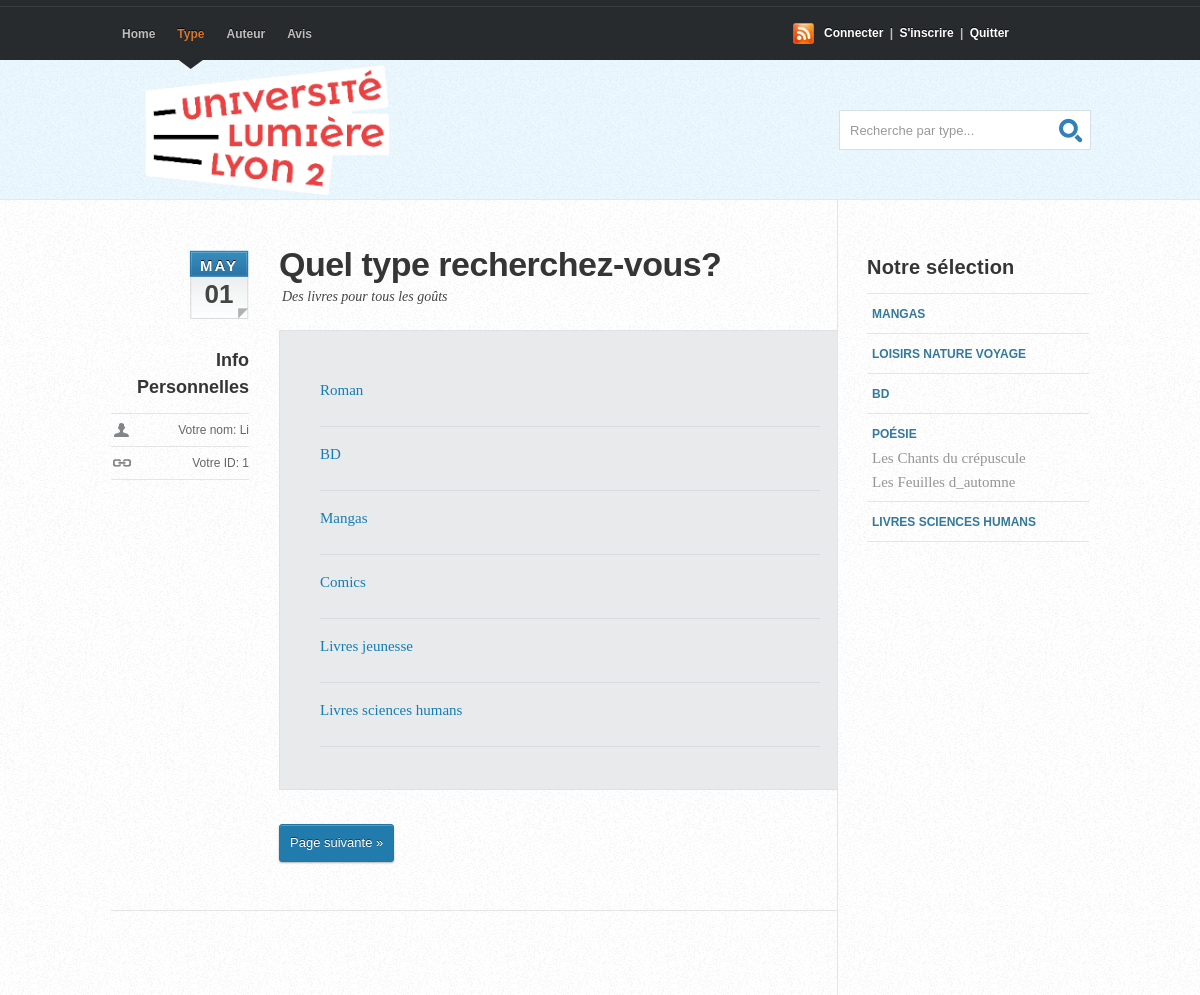
/pages/type1.php (signed in), run on the app's committed database.
### tables this page shows
CREATE TABLE `Type` (
  `IdType` int(11) NOT NULL,
  `nomType` varchar(50) NOT NULL
);

CREATE TABLE `Livre` (
  `IdLivre` int(11) NOT NULL,
  `titreLivre` varchar(100) NOT NULL,
  `anneePubli` int(11) NOT NULL,
  `IdType` int(11) NOT NULL,
  `IdAuteur` int(11) NOT NULL
);

### pages/type1.php (the view, shortened to what this page needs)
<!DOCTYPE html>
 <html>
<head>
    <link rel="stylesheet" type="text/css" media="screen" href="CoolBlue11/css/coolblue.css" />
</head>
<body id="top">
<div id="header-wrap"><header>
 	<hgroup>
	 	<h1><a href="index.php">Bienvenue!</a></h1>
    </hgroup>
    <nav>
		<ul>
			<li><a href="index.php">Home</a><span></span></li>
			<li id="current"><a href="type1.php">Type</a><span></span></li>
			<li><a href="auteur1.php">Auteur</a><span></span></li>
			<li><a href="avis1.php">Avis</a><span></span></li>
		</ul>
	</nav>
    <div class="subscribe">
	<a href="connexion1.php">Connecter</a> | <a href="inscrire1.php">S'inscrire</a> | <a href="deconnexion.php">Quitter</a>
    </div>
   <form id="quick-search" method="get" action="type_recherche.php">
      <fieldset class="search">
         <input class="tbox" id="qsearch" type="text" name="qsearch" value="Recherche par type..." title="Start typing and hit ENTER" />
         <button class="btn" title="Submit Search">Search</button>
      </fieldset>
   </form>
</header></div>
<div id="content-wrap">
    <div id="content" class="clearfix">
        <div id="main">
      	    <article class="post">
      		    <div class="primary">
                    <h2><a href="type1.html">Quel type recherchez-vous?</a></h2>
                    <p class="post-info"><span>Des livres pour tous les goûts</span></p>
					<form action="type2.php" method="GET">
					<?php
						if (isset($_SESSION['IdEtu']) && isset($_SESSION['nomEtu'])) {
						$conn = mysqli_connect("localhost", "root", "");
						mysqli_select_db($conn, "forum_db_yufei_sandra");
						$typesPerPage = 6;
						$reqTotalPage = "SELECT COUNT(*) AS totalType FROM Type;";
						$resTotalPage = mysqli_query($conn, $reqTotalPage);
						$rowTotalPage = mysqli_fetch_assoc($resTotalPage);
						$totalType = $rowTotalPage['totalType'];
						$totalPages = ceil($totalType / $typesPerPage);
						$page = isset($_GET['page']) ? intval($_GET['page']) : 1;
						$page = max(min($page, $totalPages), 1);
						$offset = ($page - 1) * $typesPerPage;
						$req = "SELECT *
								FROM Type LIMIT $typesPerPage OFFSET $offset;";
						$res = mysqli_query($conn, $req);
						while ($row = mysqli_fetch_array($res)) {
							$nomType = $row['nomType'];
							$IdType = $row['IdType'];
							echo '<div class="image-section">';
							echo '<p><a href="type2.php?IdType='.$IdType.'">'.$nomType.'</a></p>';
							echo '</div>';
						}
					}else{
						echo "Veuillez vous connecter pour voir les type.";
					 }
						?>
					</form>
					<?php
					if ($page < $totalPages) {
						echo '<p><a class="more" href="type1.php?page=' . ($page + 1) . '">Page suivante &raquo;</a></p>';
					}
					?>
                </div>
                <aside>
            	    <p class="dateinfo"><?php echo date('M')?><span><?php echo date('d')?></span></p>
					<div class="post-meta">
                  	    <h4>Info Personnelles</h4>
                     	<ul>
						 <?php
							if (isset($_SESSION['IdEtu']) && isset($_SESSION['nomEtu'])) {
								echo '<li class="user"><a href="#">Votre nom: '.$_SESSION['nomEtu'].'</a></li>';
								echo'<li class="permalink"><a href="#">Votre ID: '.$_SESSION['IdEtu'].'</a></li>';
							} else{
								echo" Vous n'êtes pas connecté ";
							}
                   		 ?>
                        </ul>
					</div>
                </aside>
		    </article>
        </div>
		<div id="sidebar">
		<div class="sidemenu">
		<h3>Notre sélection</h3>
		<ul>
			<?php
			if (isset($_SESSION['IdEtu']) && isset($_SESSION['nomEtu'])) {
			$conn = mysqli_connect("localhost", "root", "");
			mysqli_select_db($conn, "forum_db_yufei_sandra");
			$req = "SELECT IdType, nomType FROM Type ORDER BY RAND() LIMIT 5;";
			$res = mysqli_query($conn, $req);
			while ($row = mysqli_fetch_array($res)) {
				echo '<li><a href="type2.php?IdType=' . $row['IdType'] . '">' . $row['nomType'] . '</a>';
				$req1 = "SELECT IdType, titrelivre FROM Livre WHERE IdType =" . $row['IdType'] . " ORDER BY RAND() LIMIT 2;";
				$res1 = mysqli_query($conn, $req1);
				if($res1){
					while ($row1 = mysqli_fetch_array($res1)) {
						echo '<br/><span>' . $row1['titrelivre'] . '</span>';
					}
				} else {
					echo '<br/><span>Aucun livre pour l\'instant...</span>';
				}
				echo '</li>';
			}
			} else{
				echo "Veuillez vous connecter pour voir notre sélection.";
			}
			?>
		</ul>
		</div>
		</div>
	</div>
</div>
</body>
</html>

### data on the page
type: nomType "Roman"
type: nomType "BD"
type: nomType "Mangas", nomType "MANGAS"
type: nomType "Comics"
type: nomType "Livres jeunesse"
type: nomType "Livres sciences humans", nomType "LIVRES SCIENCES HUMANS"
type: nomType "LOISIRS NATURE VOYAGE"
type: nomType "POÉSIE"
livre: titreLivre "Les Chants du crépuscule"
livre: titreLivre "Les Feuilles d_automne"

### other printed values
$_SESSION['nomEtu'] "Li"
$_SESSION['IdEtu'] "1"
